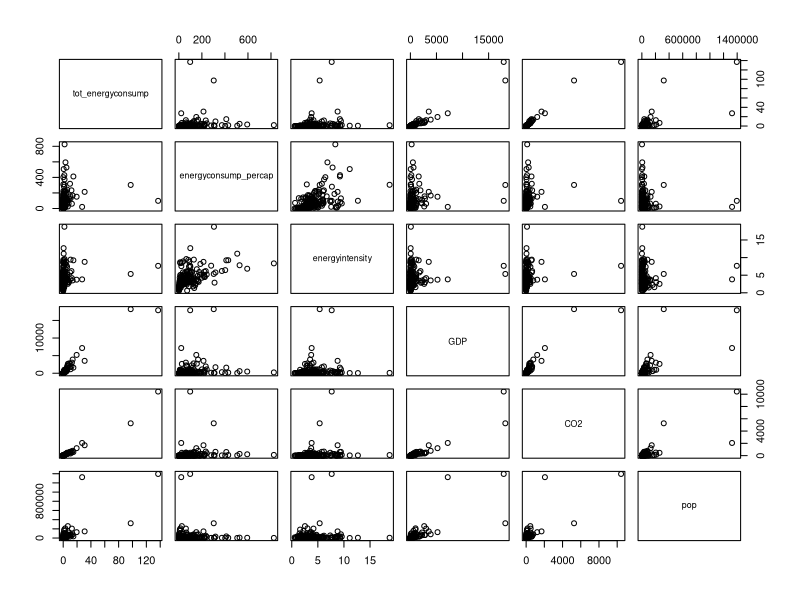

Recreate this plot in R.
## ---- chunk 1
knitr::opts_chunk$set(echo = TRUE)
## ---- chunk 2
install.packages("readxl")
library("readxl")
## ---- chunk 3
# Read in the files
data_tot_energyconsump <- read_excel("exam2data_fall22.xlsx", sheet = "total energy consumption", na = "--")
data_energyconsump_percap <- read_excel("exam2data_fall22.xlsx", sheet = "energy consumption per capita", na = "--")
data_energyintensity <- read_excel("exam2data_fall22.xlsx", sheet = "Energy$(Energy intensity)", na = "--")
data_GDP <- read_excel("exam2data_fall22.xlsx", sheet = "GDP", na = "--")
data_CO2 <- read_excel("exam2data_fall22.xlsx", sheet = "CO2emissions", na = "--")
data_pop <- read_excel("exam2data_fall22.xlsx", sheet = "population", na = "--")
## ---- chunk 4
# Select 2015 from each sheet and add to a new data frame
data = data.frame(matrix(nrow=231,ncol=0))
data$tot_energyconsump = data_tot_energyconsump$"2015"
data$energyconsump_percap = data_energyconsump_percap$"2015"
data$energyintensity = data_energyintensity$"2015"
data$GDP = data_GDP$"2015"
data$CO2 = data_CO2$"2015"
data$pop = data_pop$"2015"

# Set Row Names
row.names(data) <- data_pop$...2

# Remove World row
data = data[-1, ]

# Replace more NAs
data[data == 0] <- NA
data[data == "NA"] <- NA

# Make sure values are numeric
data$energyconsump_percap = as.numeric(data$energyconsump_percap)
data$energyintensity = as.numeric(data$energyintensity)
data$GDP = as.numeric(data$GDP)
data$pop = as.numeric(data$pop)
## ---- chunk 5
# Create pairs plot and correlation values
pairs(data)
cor(data, use = "pairwise.complete.obs")
## ---- chunk 6

## ---- chunk 7
# Per capita income (GDP/person)
# Multiply GDP by 1B as it's given in billions
# Multiply pop by 1M as it's given in millions
data$pc_income = (data$GDP * 1000000000) / (data$pop * 1000000)

# Energy Intensity (BTU/$ GDP)
# Divide by 1000 to remove 1000 BTU
data$energyintensity = data$energyintensity / 1000

# Carbon Intensity (CO2/BTU)
# Currently in units of MMtonnes CO2 / quad Btu
data$carbonintensity = data$CO2 / data$tot_energyconsump
## ---- chunk 8
# Model including only total emissions and per capita income (EKC)
# added in quadratic using https://www.spsanderson.com/steveondata/posts/2023-11-17/index.html
fit_totem_pcinc_EKC = lm(CO2 ~ I(pc_income^2), data)
summary(fit_totem_pcinc_EKC)
our_aic = AIC(fit_totem_pcinc_EKC)
print(our_aic)

# Linear Model
fit_totem_pcinc = lm(CO2 ~ pc_income, data)
summary(fit_totem_pcinc)
our_aic = AIC(fit_totem_pcinc)
print(our_aic)

# Polynomial Model
fit_totem_pcinc_GDP_totengcon = lm(CO2 ~ I(pc_income^2) + GDP + tot_energyconsump, data)
summary(fit_totem_pcinc_GDP_totengcon)
our_aic = AIC(fit_totem_pcinc_GDP_totengcon)
print(our_aic)

# IPAT
fit_IPAT = lm(CO2 ~ pop * pc_income * carbonintensity, data)
summary(fit_IPAT)
our_aic = AIC(fit_IPAT)
print(our_aic)

## ---- chunk 9
# Model including only total emissions and per capita income (EKC)
# added in quadratic using https://www.spsanderson.com/steveondata/posts/2023-11-17/index.html
fit_ei_pcinc_EKC = lm(energyintensity ~ I(pc_income^2), data)
summary(fit_ei_pcinc_EKC)
our_aic = AIC(fit_ei_pcinc_EKC)
print(our_aic)

# Linear Model
fit_ei_pcinc = lm(energyintensity ~ pc_income, data)
summary(fit_ei_pcinc)
our_aic = AIC(fit_ei_pcinc)
print(our_aic)

# Polynomial Model
fit_ei_pcinc_GDP_totengcon = lm(energyintensity ~ I(pc_income^2) + GDP + tot_energyconsump, data)
summary(fit_ei_pcinc_GDP_totengcon)
our_aic = AIC(fit_ei_pcinc_GDP_totengcon)
print(our_aic)
